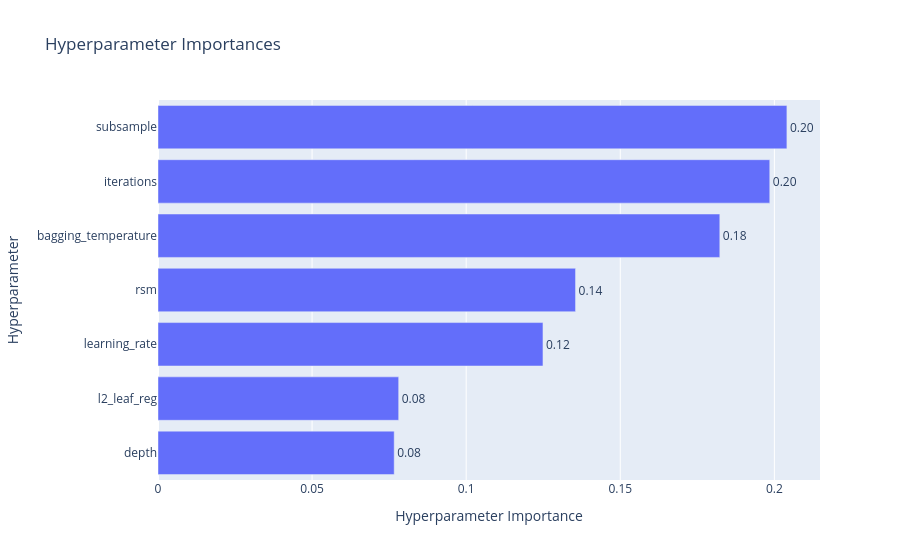

The code cell stored with this chart in its notebook:
### Code cell
#shows the relative importances of hyperparameters.
tm.optuna_plot_param_importances(study)

### Figure 1 — Plotly figure (JSON) as saved in the notebook; plotly's stock layout.template omitted (floating-point values rounded to 4 significant figures)
{"data": [{"cliponaxis": false, "hovertemplate": ["depth (IntDistribution): 0.07664032880017448<extra></extra>", "l2_leaf_reg (FloatDistribution): 0.07809692963171742<extra></extra>", "learning_rate (FloatDistribution): 0.12491364247173899<extra></extra>", "rsm (FloatDistribution): 0.1354830220195228<extra></extra>", "bagging_temperature (FloatDistribution): 0.18229644736282488<extra></extra>", "iterations (IntDistribution): 0.19850554279668797<extra></extra>", "subsample (FloatDistribution): 0.20406408691733344<extra></extra>"], "name": "Objective Value", "orientation": "h", "text": ["0.08", "0.08", "0.12", "0.14", "0.18", "0.20", "0.20"], "textposition": "outside", "type": "bar", "x": [0.07664, 0.0781, 0.1249, 0.1355, 0.1823, 0.1985, 0.2041], "y": ["depth", "l2_leaf_reg", "learning_rate", "rsm", "bagging_temperature", "iterations", "subsample"]}], "layout": {"title": {"text": "Hyperparameter Importances"}, "xaxis": {"title": {"text": "Hyperparameter Importance"}}, "yaxis": {"title": {"text": "Hyperparameter"}}}}
